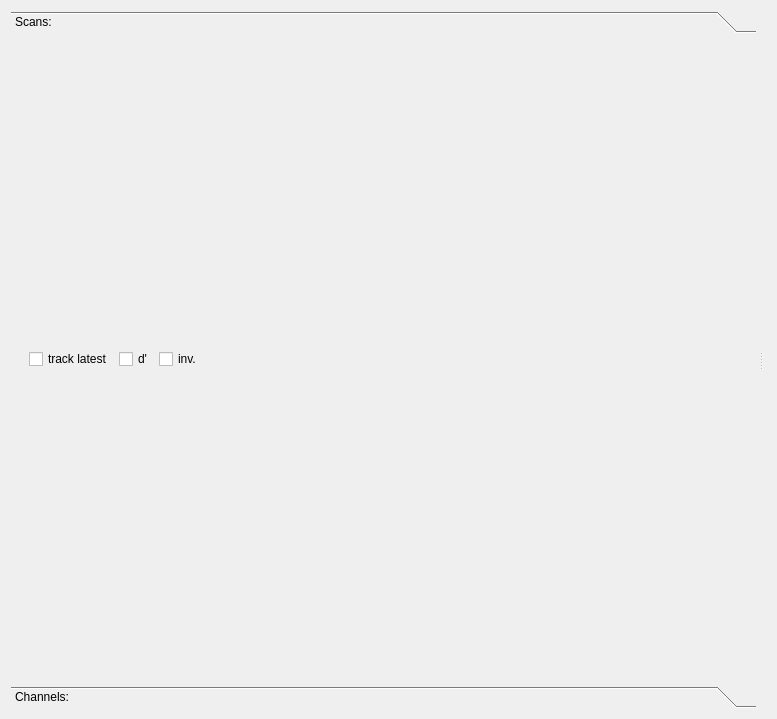
<?xml version="1.0" encoding="UTF-8"?>
<ui version="4.0">
 <class>scanWindow</class>
 <widget class="QWidget" name="scanWindow">
  <property name="geometry">
   <rect>
    <x>0</x>
    <y>0</y>
    <width>777</width>
    <height>719</height>
   </rect>
  </property>
  <property name="windowTitle">
   <string>Form</string>
  </property>
  <layout class="QGridLayout" name="gridLayout">
   <item row="0" column="0">
    <widget class="QSplitter" name="splitter">
     <property name="baseSize">
      <size>
       <width>0</width>
       <height>0</height>
      </size>
     </property>
     <property name="lineWidth">
      <number>3</number>
     </property>
     <property name="midLineWidth">
      <number>10</number>
     </property>
     <property name="orientation">
      <enum>Qt::Horizontal</enum>
     </property>
     <property name="handleWidth">
      <number>10</number>
     </property>
     <property name="childrenCollapsible">
      <bool>true</bool>
     </property>
     <widget class="QToolBox" name="tool_selector">
      <property name="currentIndex">
       <number>0</number>
      </property>
      <widget class="QWidget" name="page_scans">
       <property name="geometry">
        <rect>
         <x>0</x>
         <y>0</y>
         <width>692</width>
         <height>645</height>
        </rect>
       </property>
       <attribute name="label">
        <string>Scans:</string>
       </attribute>
       <layout class="QGridLayout" name="gridLayout_2">
        <item row="0" column="0">
         <widget class="QWidget" name="widget" native="true">
          <layout class="QGridLayout" name="gridLayout_5">
           <item row="0" column="0">
            <widget class="QCheckBox" name="cb_latest">
             <property name="toolTip">
              <string>Always jump to the latest scan</string>
             </property>
             <property name="text">
              <string>track latest</string>
             </property>
            </widget>
           </item>
           <item row="0" column="2">
            <widget class="QCheckBox" name="cb_derivative">
             <property name="toolTip">
              <string>Calculate Derivative</string>
             </property>
             <property name="text">
              <string>d'</string>
             </property>
            </widget>
           </item>
           <item row="0" column="4">
            <spacer name="horizontalSpacer">
             <property name="orientation">
              <enum>Qt::Horizontal</enum>
             </property>
             <property name="sizeHint" stdset="0">
              <size>
               <width>40</width>
               <height>20</height>
              </size>
             </property>
            </spacer>
           </item>
           <item row="0" column="3">
            <widget class="QCheckBox" name="cb_invert">
             <property name="toolTip">
              <string>Invert current data</string>
             </property>
             <property name="text">
              <string>inv.</string>
             </property>
            </widget>
           </item>
          </layout>
         </widget>
        </item>
       </layout>
      </widget>
      <widget class="QWidget" name="page_channels">
       <property name="geometry">
        <rect>
         <x>0</x>
         <y>0</y>
         <width>692</width>
         <height>645</height>
        </rect>
       </property>
       <attribute name="label">
        <string>Channels:</string>
       </attribute>
       <layout class="QGridLayout" name="gridLayout_3" columnstretch="0"/>
      </widget>
     </widget>
     <widget class="QWidget" name="widget_graph" native="true">
      <layout class="QGridLayout" name="gridLayout_4"/>
     </widget>
    </widget>
   </item>
  </layout>
 </widget>
 <resources/>
 <connections>
  <connection>
   <sender>cb_derivative</sender>
   <signal>clicked()</signal>
   <receiver>scanWindow</receiver>
   <slot>actionApplyDerivative()</slot>
   <hints>
    <hint type="sourcelabel">
     <x>163</x>
     <y>367</y>
    </hint>
    <hint type="destinationlabel">
     <x>412</x>
     <y>-12</y>
    </hint>
   </hints>
  </connection>
  <connection>
   <sender>cb_invert</sender>
   <signal>clicked()</signal>
   <receiver>scanWindow</receiver>
   <slot>actionApplyInversion()</slot>
   <hints>
    <hint type="sourcelabel">
     <x>196</x>
     <y>357</y>
    </hint>
    <hint type="destinationlabel">
     <x>296</x>
     <y>-7</y>
    </hint>
   </hints>
  </connection>
 </connections>
 <slots>
  <slot>actionScanSelection()</slot>
  <slot>actionApplyDerivative()</slot>
  <slot>actionApplyInversion()</slot>
 </slots>
</ui>
